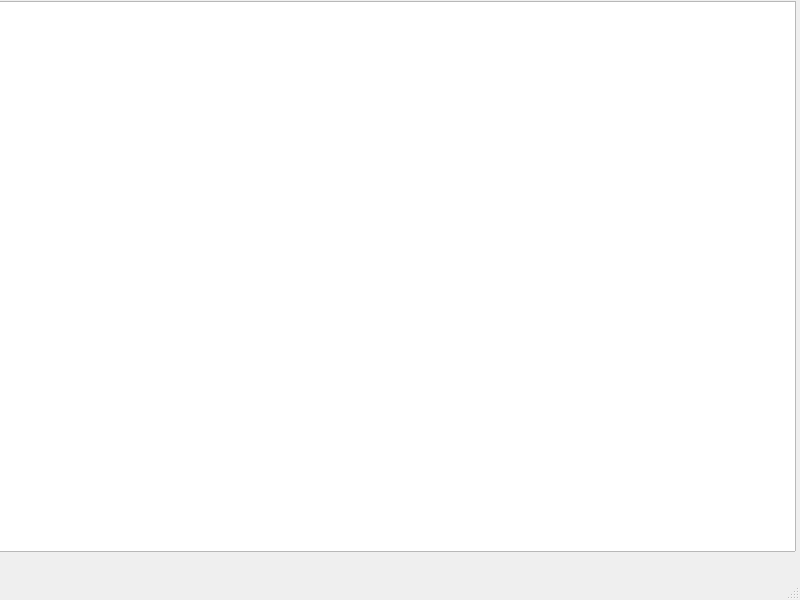
<?xml version="1.0" encoding="UTF-8"?>
<ui version="4.0">
 <class>MainWindow</class>
 <widget class="QMainWindow" name="MainWindow">
  <property name="geometry">
   <rect>
    <x>0</x>
    <y>0</y>
    <width>800</width>
    <height>600</height>
   </rect>
  </property>
  <property name="windowTitle">
   <string>Список заданий</string>
  </property>
  <widget class="QWidget" name="centralwidget">
   <widget class="QTableWidget" name="tableWidget">
    <property name="geometry">
     <rect>
      <x>-5</x>
      <y>1</y>
      <width>801</width>
      <height>551</height>
     </rect>
    </property>
   </widget>
  </widget>
  <widget class="QMenuBar" name="menubar">
   <property name="geometry">
    <rect>
     <x>0</x>
     <y>0</y>
     <width>800</width>
     <height>22</height>
    </rect>
   </property>
  </widget>
  <widget class="QStatusBar" name="statusbar"/>
 </widget>
 <resources/>
 <connections/>
</ui>
